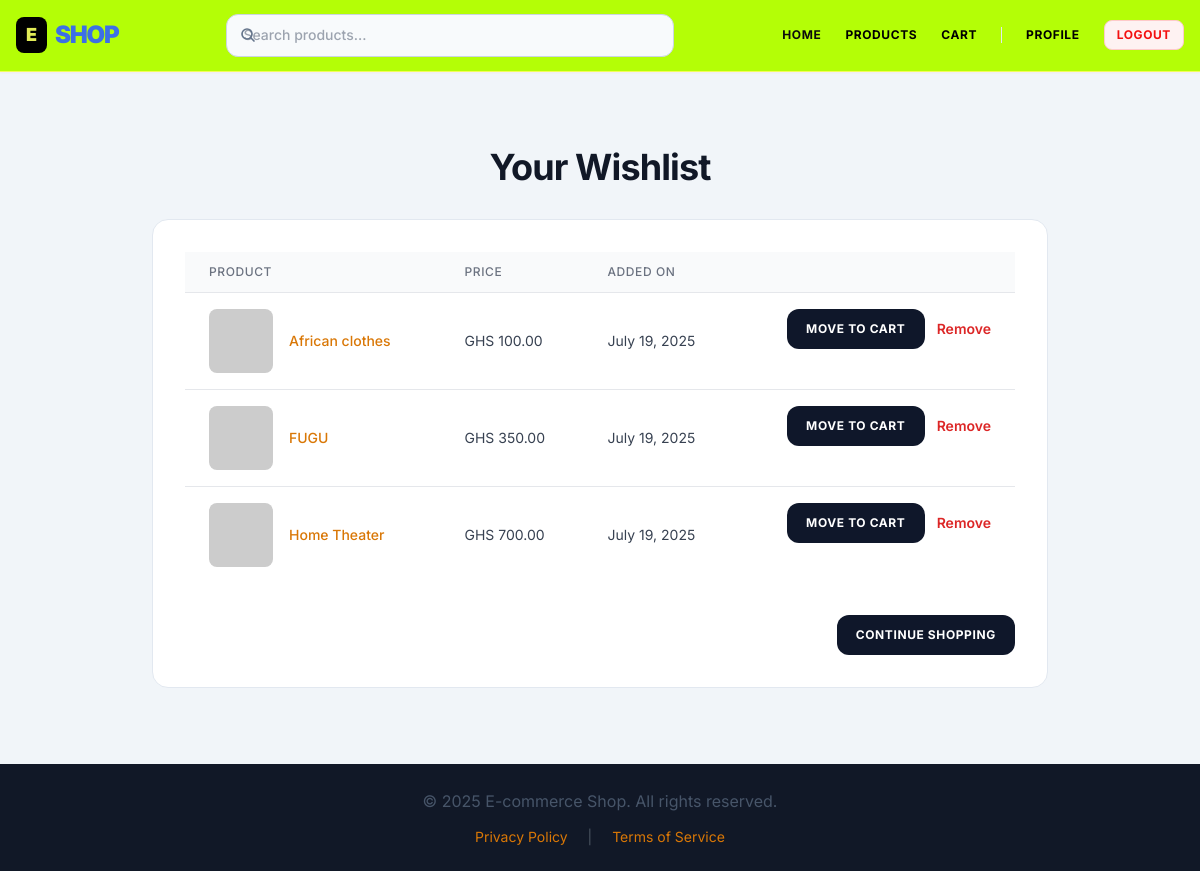
Screenshot of /wishlist/ (signed in) with the database file from the repository.
### apps/wishlist/models.py (models this page shows, shortened)
class WishlistItem(models.Model):
    wishlist = models.ForeignKey(Wishlist, on_delete=models.CASCADE, related_name='items', verbose_name="Wishlist")
    product = models.ForeignKey(Product, on_delete=models.CASCADE, related_name='wishlist_items', verbose_name="Product")
    added_at = models.DateTimeField(auto_now_add=True, verbose_name="Added At")
    class Meta:
        verbose_name = 'Wishlist Item'
        verbose_name_plural = 'Wishlist Items'
        unique_together = ('wishlist', 'product') # A product can only be in a wishlist once
        ordering = ['-added_at'] # Newest items first

### apps/products/models.py (models this page shows, shortened)
class Product(models.Model):
    category = models.ForeignKey(Category, on_delete=models.SET_NULL, null=True, related_name='products', verbose_name="Product Category")
    name = models.CharField(max_length=255, unique=True, verbose_name="Product Name")
    slug = models.SlugField(max_length=255, unique=True, help_text="A unique slug for the product URL.")
    description = models.TextField(verbose_name="Product Description")
    price = models.DecimalField(max_digits=10, decimal_places=2, verbose_name="Price (GHS)")
    stock = models.PositiveIntegerField(default=0, verbose_name="Available Stock")
    available = models.BooleanField(default=True, verbose_name="Is Available")
    created_at = models.DateTimeField(auto_now_add=True, verbose_name="Created At")
    updated_at = models.DateTimeField(auto_now=True, verbose_name="Last Updated")
    image = models.ImageField(
        upload_to='products/',
        blank=True,
        null=True,
        verbose_name="Product Image",
        help_text="Upload a product image. If none, a placeholder will be used.",
    )
    class Meta:
        verbose_name = 'Product'
        verbose_name_plural = 'Products'
        ordering = ['-created_at'] # Order by newest first
        indexes = [
            models.Index(fields=['-created_at']), # Index for faster ordering
            models.Index(fields=['slug']), # Index for faster slug lookups
        ]
    def get_absolute_url(self):
        return reverse('products:product_detail', args=[self.slug])

### apps/wishlist/views.py (the view)
# urls.py: path('', views.wishlist_detail, name='wishlist_detail'),
@login_required
def wishlist_detail(request):
    wishlist, created = Wishlist.objects.get_or_create(user=request.user)
    return render(request, 'wishlist/wishlist_detail.html', {'wishlist': wishlist})

### apps/wishlist/templates/wishlist/wishlist_detail.html (shortened to what this page needs)
{% extends 'base.html' %}
{% load static %}
{% block content %}
<div class="min-h-full-content flex-col items-start">
    <h1 class="text-4xl font-bold text-gray-900 mb-8 w-full text-center">Your Wishlist</h1>
    {% if wishlist.items.all %}
        <div class="w-full max-w-4xl card p-8">
            <div class="overflow-x-auto">
                <table class="min-w-full divide-y divide-gray-200">
                    <thead class="bg-gray-50">
                        <tr>
                            <th scope="col" class="px-6 py-3 text-left text-xs font-medium text-gray-500 uppercase tracking-wider">Product</th>
                            <th scope="col" class="px-6 py-3 text-left text-xs font-medium text-gray-500 uppercase tracking-wider">Price</th>
                            <th scope="col" class="px-6 py-3 text-left text-xs font-medium text-gray-500 uppercase tracking-wider">Added On</th>
                            <th scope="col" class="relative px-6 py-3">
                            </th>
                        </tr>
                    </thead>
                    <tbody class="bg-white divide-y divide-gray-200">
                        {% for item in wishlist.items.all %}
                            <tr>
                                <td class="px-6 py-4 whitespace-nowrap">
                                    <div class="flex items-center">
                                        <div class="flex-shrink-0 h-16 w-16 mr-4">
                                            {% if item.product.image %}
                                                <img class="h-16 w-16 rounded-lg object-cover" src="{{ item.product.image.url }}" alt="{{ item.product.name }}">
                                            {% else %}
                                                <img class="h-16 w-16 rounded-lg object-cover" src="https://placehold.co/64x64/E2E8F0/4A5568?text=No+Image" alt="No image">
                                            {% endif %}
                                        </div>
                                        <div class="text-sm font-medium text-gray-900">
                                            <a href="{{ item.product.get_absolute_url }}" class="hover:underline text-primary-color">{{ item.product.name }}</a>
                                        </div>
                                    </div>
                                </td>
                                <td class="px-6 py-4 whitespace-nowrap text-sm text-gray-700">
                                    GHS {{ item.product.price|floatformat:2 }}
                                </td>
                                <td class="px-6 py-4 whitespace-nowrap text-sm text-gray-700">
                                    {{ item.added_at|date:"F j, Y" }}
                                </td>
                                <td class="px-6 py-4 whitespace-nowrap text-right text-sm font-medium flex items-center justify-end space-x-3">
                                    <form action="{% url 'wishlist:move_to_cart' item.id %}" method="post" class="inline">
                                        <button type="submit" class="btn-primary py-2 px-4 text-sm" {% if not item.product.available or item.product.stock <= 0 %}disabled title="Out of Stock"{% endif %}>
                                            Move to Cart
                                        </button>
                                    </form>
                                    <form action="{% url 'wishlist:remove_from_wishlist' item.id %}" method="post" class="inline">
                                        <button type="submit" class="text-red-600 hover:text-red-900 font-semibold">Remove</button>
                                    </form>
                                </td>
                            </tr>
                        {% endfor %}
                    </tbody>
                </table>
            </div>
            <div class="mt-8 flex justify-end space-x-4">
                <a href="{% url 'products:product_list' %}" class="btn-primary bg-gray-600 hover:bg-gray-700">Continue Shopping</a>
            </div>
        </div>
    {% else %}
        <div class="w-full max-w-2xl card p-8 text-center">
            <p class="text-xl text-gray-600 mb-6">Your wishlist is empty.</p>
            <a href="{% url 'products:product_list' %}" class="btn-primary">Start Browsing Products</a>
        </div>
    {% endif %}
</div>
{% endblock %}

### static/css/style.css (style rules this page uses)
:root { --primary-color: #0f172a; --primary-dark: #020617; --accent-color: #d97706; --success-color: #10B981; --text-dark: #0f172a; --text-medium: #475569; --text-light: #f8fafc; --bg-light: #f1f5f9; --bg-card: #FFFFFF; --border-color: #e2e8f0; --shadow-sm: rgba(0, 0, 0, 0.03); --shadow-md: rgba(15, 23, 42, 0.06); --shadow-lg: rgba(15, 23, 42, 0.08); --shadow-xl: rgba(15, 23, 42, 0.12); }
body { font-family: 'Inter', sans-serif; background-color: var(--bg-light); color: var(--text-medium); line-height: 1.7; -webkit-font-smoothing: antialiased; -moz-osx-font-smoothing: grayscale; }
.custom-bg { background-color: var(--bg-light); min-height: 100vh; }
.btn-primary { background-color: var(--primary-color) !important; background: var(--primary-color) !important; color: #ffffff !important; font-size: 0.75rem !important; font-weight: 700 !important; text-transform: uppercase !important; letter-spacing: 0.05em !important; padding: 0.6rem 1.2rem !important; border-radius: 0.75rem !important; border: none !important; box-shadow: var(--shadow-md) !important; transition: all 0.2s ease-in-out !important; cursor: pointer; display: inline-flex; align-items: center; justify-content: center; }
.card { background-color: var(--bg-card); padding: 2rem; border-radius: 1rem; border: 1px solid var(--border-color); box-shadow: var(--shadow-md); transition: all 0.2s ease-in-out; }
h1, h2, h3, h4, h5, h6 { font-family: 'Inter', sans-serif; font-weight: 800; color: var(--text-dark); letter-spacing: -0.025em; }
a { color: var(--accent-color); text-decoration: none; transition: color 0.2s ease; }
.min-h-full-content { min-height: calc(100vh - 140px); display: flex; align-items: center; justify-content: center; }

### rows the page displays
WishlistItem: product.name "African clothes", product.price "100.00", added_at "July 19, 2025"
WishlistItem: product.name "FUGU", product.price "350.00", added_at "July 19, 2025"
WishlistItem: product.name "Home Theater", product.price "700.00", added_at "July 19, 2025"
